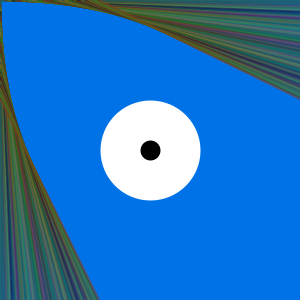
Frame 1 (no input)
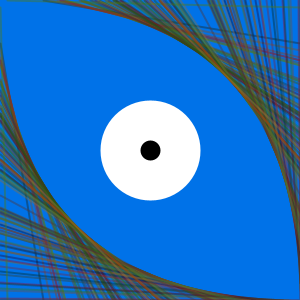
Frame 60 (the mouse pressed at the canvas centre just before this capture)
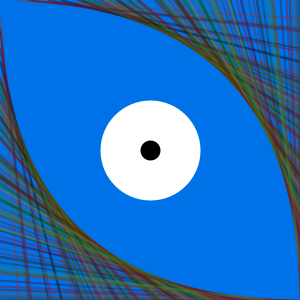
Frame 120 (the mouse held since frame 60 and released just before this capture)

The Processing sketch that drew these frames (run headless with seeded random() and noise(); from frame 60 on, the mouse is pressed at the canvas centre):

// Processing sketch: processing_39852
// ── processing_39852.pde

int num = 100;

float[] x = new float[num]; // x-coordinate
float[] y = new float[num]; // y-coordinate
float[] speed = new float[num];//speed

void setup() {
  size(300, 300);
  
  for (int i=0; i < num;i++) {
    x[i] = i;
    speed[i] = random (.5,4);//sets the lines at different speeds
  }
}

void draw() {
  background(0,114,232);
  stroke(255);
  strokeWeight(100);
  point(height/2,width/2);
  stroke(0);
  strokeWeight(20);
  point(height/2,width/2);
  
  for(int i=0; i<num; i++) {
    strokeWeight(2);
    stroke(random(160),random(142),random(69),100);
   //line(x[i],x[i],width,x[i]);
   line(0,x[i],x[i],height);
   line(x[i],0,width,x[i]);
   
    
    
    
    x[i] = x[i] + speed[i];
    if (x[i] > width) {
      x[i] = 0;
  }
}
}
